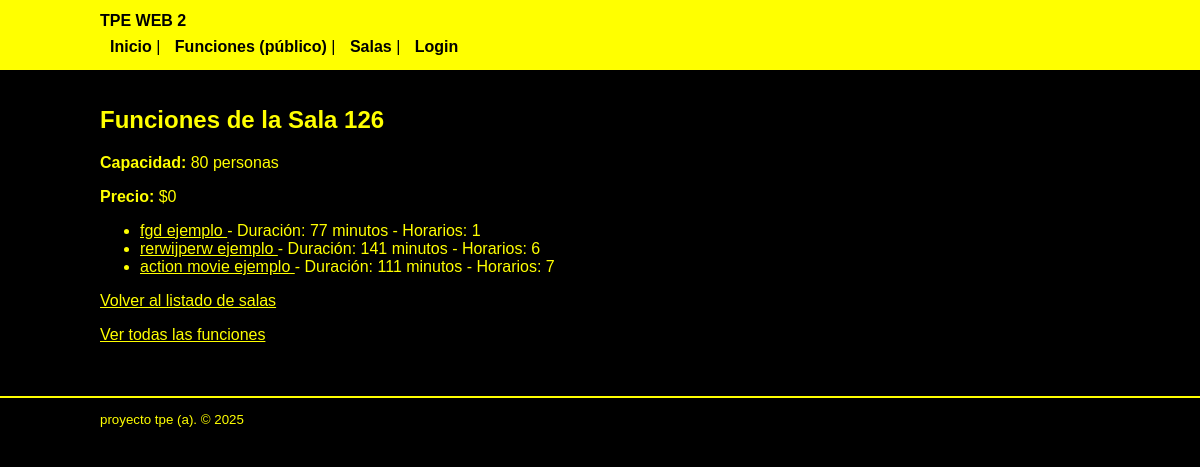
Screenshot of /tpe_web_2/tpe2/funciones_por_sala/6 with the database file from the repository.
### tables this page shows
CREATE TABLE `salas` (
  `id` int(11) NOT NULL,
  `codigo_sala` int(11) NOT NULL,
  `cantidad_max_personas` int(11) NOT NULL,
  `precio` int(11) NOT NULL
);

CREATE TABLE `funciones` (
  `id` int(11) NOT NULL,
  `id_sala` int(11) NOT NULL,
  `nombre` varchar(255) NOT NULL,
  `duracion` int(11) NOT NULL,
  `horarios` int(11) NOT NULL
);

### tpe_web_2/tpe2/app/views/funcion_view.php (called while the page is built, shortened)
<?php
class FuncionView {
    public function showFuncionesPorSala($funciones, $sala, $user) {
        require_once './app/views/layout/header.phtml';
        require_once './app/views/funciones_por_sala.phtml';
        require_once './app/views/layout/footer.phtml';
    }
}

### tpe_web_2/tpe2/app/controllers/funcion_controller.php (called while the page is built, shortened)
<?php
require_once './app/models/funcion_model.php';
require_once './app/models/sala_model.php';
require_once './app/views/funcion_view.php';
class FuncionController {
    private $model;
    private $salaModel;
    private $view;
    public function __construct() {
        $this->model = new FuncionModel();
        $this->salaModel = new SalaModel();
        $this->view = new FuncionView();
    }
    public function showFuncionesPorSala($request) {
        $id_sala = $request->id;
        $sala = $this->salaModel->getById($id_sala);
        $funciones = $this->model->getBySalaId($id_sala);
        $this->view->showFuncionesPorSala($funciones, $sala, $request->user);
    }
}

### tpe_web_2/tpe2/app/models/sala_model.php (called while the page is built, shortened)
<?php
class SalaModel {
    private $db;
    public function __construct() {
        $this->db = new PDO(
            "mysql:host=".MYSQL_HOST.";dbname=".MYSQL_DB.";charset=utf8mb4",
            MYSQL_USER,
            MYSQL_PASS,
            [
                PDO::ATTR_ERRMODE => PDO::ERRMODE_EXCEPTION,
                PDO::ATTR_DEFAULT_FETCH_MODE => PDO::FETCH_OBJ,
            ]
        );
    }
    public function getById($id) {
        $stmt = $this->db->prepare("SELECT * FROM salas WHERE id = ?");
        $stmt->execute([$id]);
        return $stmt->fetch(PDO::FETCH_OBJ);
    }
}

### tpe_web_2/tpe2/app/models/funcion_model.php (called while the page is built, shortened)
<?php
class FuncionModel {
    private $db;
    public function __construct() {
        $this->db = new PDO(
            "mysql:host=".MYSQL_HOST.";dbname=".MYSQL_DB.";charset=utf8mb4",
            MYSQL_USER,
            MYSQL_PASS,
            [
                PDO::ATTR_ERRMODE => PDO::ERRMODE_EXCEPTION,
                PDO::ATTR_DEFAULT_FETCH_MODE => PDO::FETCH_OBJ,
            ]
        );
    }
    public function getBySalaId($id_sala) {
        $stmt = $this->db->prepare("SELECT f.*, s.codigo_sala, s.cantidad_max_personas, s.precio
                                    FROM funciones f
                                    LEFT JOIN salas s ON f.id_sala = s.id
                                    WHERE f.id_sala = ?
                                    ORDER BY f.id DESC");
        $stmt->execute([$id_sala]);
        return $stmt->fetchAll();
    }
}

### tpe_web_2/tpe2/app/views/funciones_por_sala.phtml (the view)
<h2>Funciones de la Sala <?php echo htmlspecialchars($sala->codigo_sala); ?></h2>
<p><strong>Capacidad:</strong> <?php echo htmlspecialchars($sala->cantidad_max_personas); ?> personas</p>
<p><strong>Precio:</strong> $<?php echo htmlspecialchars($sala->precio); ?></p>
<?php if (empty($funciones)): ?>
    <p>No hay funciones disponibles para esta sala.</p>
<?php else: ?>
    <ul>
    <?php foreach ($funciones as $f): ?>
        <li>
            <a href="<?php echo BASE_URL; ?>funcion/<?php echo $f->id; ?>">
                <?php echo htmlspecialchars($f->nombre); ?>
            </a>
            - Duración: <?php echo htmlspecialchars($f->duracion); ?> minutos
            - Horarios: <?php echo htmlspecialchars($f->horarios); ?>
        </li>
    <?php endforeach; ?>
    </ul>
<?php endif; ?>
<p><a href="<?php echo BASE_URL; ?>salas">Volver al listado de salas</a></p>
<p><a href="<?php echo BASE_URL; ?>funciones">Ver todas las funciones</a></p>

### tpe_web_2/tpe2/app/views/layout/header.phtml (style rules this page uses)
body { font-family: Arial, Helvetica, sans-serif; margin: 0; padding: 0; background-color: #000000; color: #ffff00; }
a { color: #ffff00; }

### rows the page displays
salas: codigo_sala "126", cantidad_max_personas "80", precio "0"
funciones: nombre "fgd ejemplo", duracion "77", horarios "1"
funciones: nombre "rerwijperw ejemplo", duracion "141", horarios "6"
funciones: nombre "action movie ejemplo", duracion "111", horarios "7"
